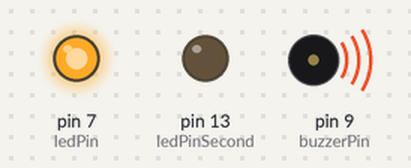
The sketch below on a simulated Arduino Uno, built with avr-gcc and run on an emulated ATmega328P. Parts: output pins drawn as LEDs (lit = HIGH), buzzer (waves = sounding).

Above: at 0.15 s.
At 8.5 s:
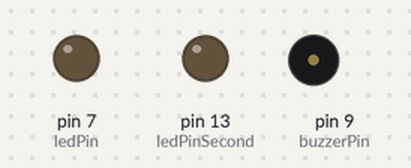
Timing chart, 0 to 10.6 s (numbered marks = the images above):
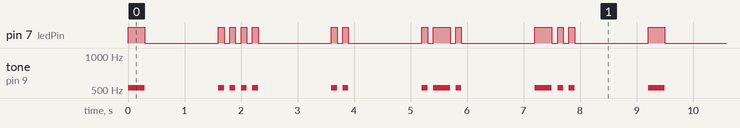

The sketch:

morse.ino
```cpp
/*
 Piezo Element Morse Code Sketch

 */

const int buzzerPin = 9;
const int ledPin = 7;
// tone frequency C
const int tonefreq = 523;

// constants for tone and rest durations
const int dotlength = 100;
const int dashlength = dotlength * 3;
// inter-element gap - between each dot or dash of a letter
const int inter = dotlength;
// letter gap is 3 dots - the inter gap is always added - so this is one fewer
const int lgap = dotlength * 2; // inter-letter gap
// word gap is 7 dots - with letter and inter gap already counted, this is -1
const int wgap = dotlength * 4; //inter-word gap

const int buttonPin = 2;     // the number of the pushbutton pin
const int ledPinSecond =  13;
int buttonState = 0;
char myStrings[5] = {'t', 'h', 'i', 'r', 'd'};


void setup()
{
  pinMode(buzzerPin, OUTPUT);
  pinMode(ledPin, OUTPUT);
  Serial.begin(9600);
  pinMode(13, OUTPUT);
  // initialize the pushbutton pin as an input:
  pinMode(buttonPin, INPUT);
}

void loop()
{

  char thischar;
//  if (Serial.available())
//  {
    // read a single character
   for (int i = 0; i < 5; i++){
     thischar = (myStrings[i]);
//    thischar = Serial.read();
      if (thischar>='a' && thischar<='z')
    {
      // convert to upper case
      thischar = thischar -32;
    }
    // swap for a space if not in A-Z
    if(thischar<65 || thischar>90)
    {
      thischar=' ';
    }
    soundLetter(thischar);
    delay(lgap);
     delay(1000);
   }
//    thischar = Serial.read();

//  }
}


void dot()
{
  // play a dot
  tone(buzzerPin, tonefreq);
  // LED
  digitalWrite(ledPin, HIGH);
  delay(dotlength);
  noTone(buzzerPin);
  // LED
  digitalWrite(ledPin, LOW);
  delay(inter);
}

void dash()
{
  // play a dash
  tone(buzzerPin, tonefreq);
  // LED
  digitalWrite(ledPin, HIGH);
  delay(dashlength);
  noTone(buzzerPin);
  // LED
  digitalWrite(ledPin, LOW);
  delay(inter);
}

void soundLetter(char letter)
{
  // letters are in order of frequency
  switch(letter)
  {
  case 'E':
    dot();
    return;
  case 'T':
    dash();
    return;
  case 'A':
    dot();
    dash();
    return;
  case 'O':
    dash();
    dash();
    dash();
    return;
  case 'I':
    dot();
    dot();
    return;
  case 'N':
    dash();
    dot();
    return;
  case 'S':
    dot();
    dot();
    dot();
    return;
  case 'H':
    dot();
    dot();
    dot();
    dot();
    return;
  case 'R':
    dot();
    dash();
    dot();
    return;
  case 'D':
    dash();
    dot();
    dot();
    return;
  case 'L':
    dot();
    dash();
    dot();
    dot();
    return;
  case 'C':
    dash();
    dot();
    dash();
    dot();
    return;
  case 'U':
    dot();
    dot();
    dash();
    return;
  case 'M':
    dash();
    dash();
    return;
  case 'W':
    dot();
    dash();
    dash();
    return;
  case 'F':
    dot();
    dot();
    dash();
    dot();
    return;
  case 'G':
    dash();
    dash();
    dot();
    return;
  case 'Y':
    dash();
    dot();
    dash();
    dash();
    return;
  case 'P':
    dot();
    dash();
    dash();
    dot();
    return;
  case 'B':
    dash();
    dot();
    dot();
    dot();
    return;
  case 'V':
    dot();
    dot();
    dot();
    dash();
    return;
  case 'K':
    dash();
    dot();
    dash();
    return;
  case 'J':
    dot();
    dash();
    dash();
    dash();
    return;
  case 'X':
    dash();
    dot();
    dot();
    dash();
    return;
  case 'Q':
    dash();
    dash();
    dot();
    dash();
    return;
  case 'Z':
    dash();
    dash();
    dot();
    dot();
    return;
  case ' ':
    delay(wgap);
    return;
  }
}
```

Measured:
- by itself, pin 7 (ledPin): moves between LOW and HIGH, repeating every 9.2 s
- by itself, tone on pin 9 (buzzerPin): plays 523 Hz for 0.30 s, 523 Hz for 0.10 s, 523 Hz for 0.10 s, 523 Hz for 0.10 s, 523 Hz for 0.10 s, 523 Hz for 0.10 s … (183 notes in this stretch)
